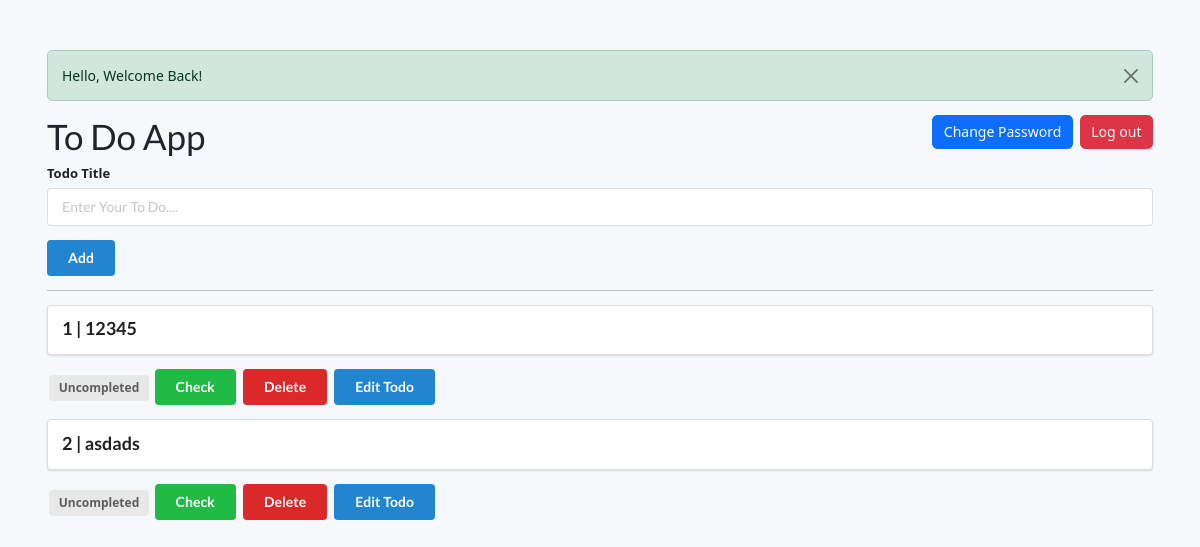
The page /home (signed in) on the database as committed earlier.
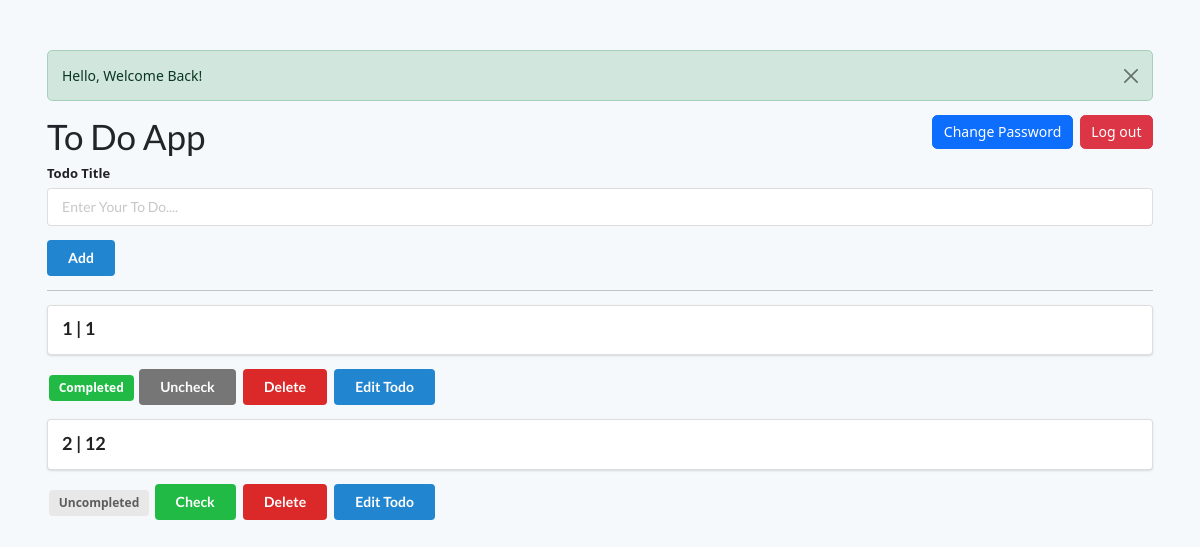
The same page on the database as committed later.
### flasktodo/models.py (models this page shows, shortened)
class Todo(db.Model):
    id =db.Column(db.Integer,primary_key=True)
    title=db.Column(db.String(150),nullable=False)
    status=db.Column(db.Boolean)
    user_id=db.Column(db.Integer,db.ForeignKey('user.id'),nullable=False)

### flasktodo/routes.py (the view)
@app.route("/home",methods=["GET","POST"])
@jwt_required(refresh=True)
def home():
    flash(f'Hello, Welcome Back!',category="success")
    current_user=get_jwt_identity()
    user=User().query.filter_by(email=str(current_user)).first()
    csrf_access_token = request.cookies.get('csrf_access_token')
    print(csrf_access_token)
    csrf_refresh_token = request.cookies.get('csrf_refresh_token')
    print(csrf_refresh_token)
    todo_lists=Todo.query.filter_by(user_id=user.id)
    return render_template("todo.html",todo_lists=todo_lists,csrf_access_token=csrf_access_token,csrf_refresh_token=csrf_refresh_token),200

### flasktodo/routes.py (called while the page is built, shortened)
@app.after_request
def check_access_expiry(response):
    print(response)
    try:
        expire_time = get_jwt()["exp"]
        print(expire_time)
        now =  datetime.now(timezone.utc)
        print(now)
        target_timestamp = datetime.timestamp(now + timedelta(seconds=10))
        return response
    except(RuntimeError,KeyError):
        return response

### flasktodo/templates/todo.html (shortened to what this page needs)
<!DOCTYPE html>
<html lang="en">
<head>
    <link rel="stylesheet" href="https://cdn.jsdelivr.net/npm/semantic-ui@2.4.2/dist/semantic.min.css">
    <link href="https://cdn.jsdelivr.net/npm/bootstrap@5.3.5/dist/css/bootstrap.min.css" rel="stylesheet">
    <link rel="stylesheet" href="static/main.css">
</head>
<body>
    <div style="margin-top: 50px;" class="ui container">
        {% with messages = get_flashed_messages(with_categories=True) %}
            {% if messages %}
                {% for category,message in messages %}
                    <div class="alert alert-{{category}} alert-dismissible fade show" role="alert"">
                        {{message}}
                        <button type="button" class="btn-close" data-dismiss="alert" aria-label="Close"></button>
                    </div>
                {% endfor %}
            {% endif %}
        {% endwith %}
        <div class="d-flex">
        <h1 class="me-auto" >To Do App</h1>
        <button type="button" class="btn btn-primary align-self-baseline me-2" data-toggle="modal" data-target="#passModal">Change Password</button>
        <a href="/logout" class="btn btn-danger align-self-baseline">Log out</a>
        </div>
        <form action="/add" class="ui form" method="post">
            <div class="field ">
                <label>Todo Title</label>
                <input type="text" name="title" placeholder="Enter Your To Do...." required><br>
            </div>
                <button class="ui blue button" type="submit"> Add </button>
        </form>
        <hr>
        {% for todo in todo_lists %}
        <div class="ui segment">
            <p class="ui big header">{{ todo.id }} | {{ todo.title }} </p>
        </div>
        {% if todo.status == False %}
        <span class="ui gray label"> Uncompleted </span>
        <a class="ui green button" href="/update_status/{{ todo.id }}"> Check </a>
        {% else %}
        <span class="ui green label"> Completed </span>
        <a class="ui grey button" href="/update_status/{{ todo.id }}"> Uncheck </a>
        {% endif %}
        <a class="ui red button" href="/delete/{{ todo.id }}"> Delete </a>
        <button type="button" class="ui blue button" data-toggle="modal" data-target="#editModal">
            Edit Todo
        </button>
        {% endfor %}
</body>
</html>

### flasktodo/static/main.css (style rules this page uses)
body { margin-top:20px; background: #f6f9fc; }

Rows that differ between the two databases and show on the page:
changed Todo id 1: title "12345" → "1"; status "Uncompleted Check" → "Completed Uncheck"
changed Todo id 2: title "asdads" → "12"
